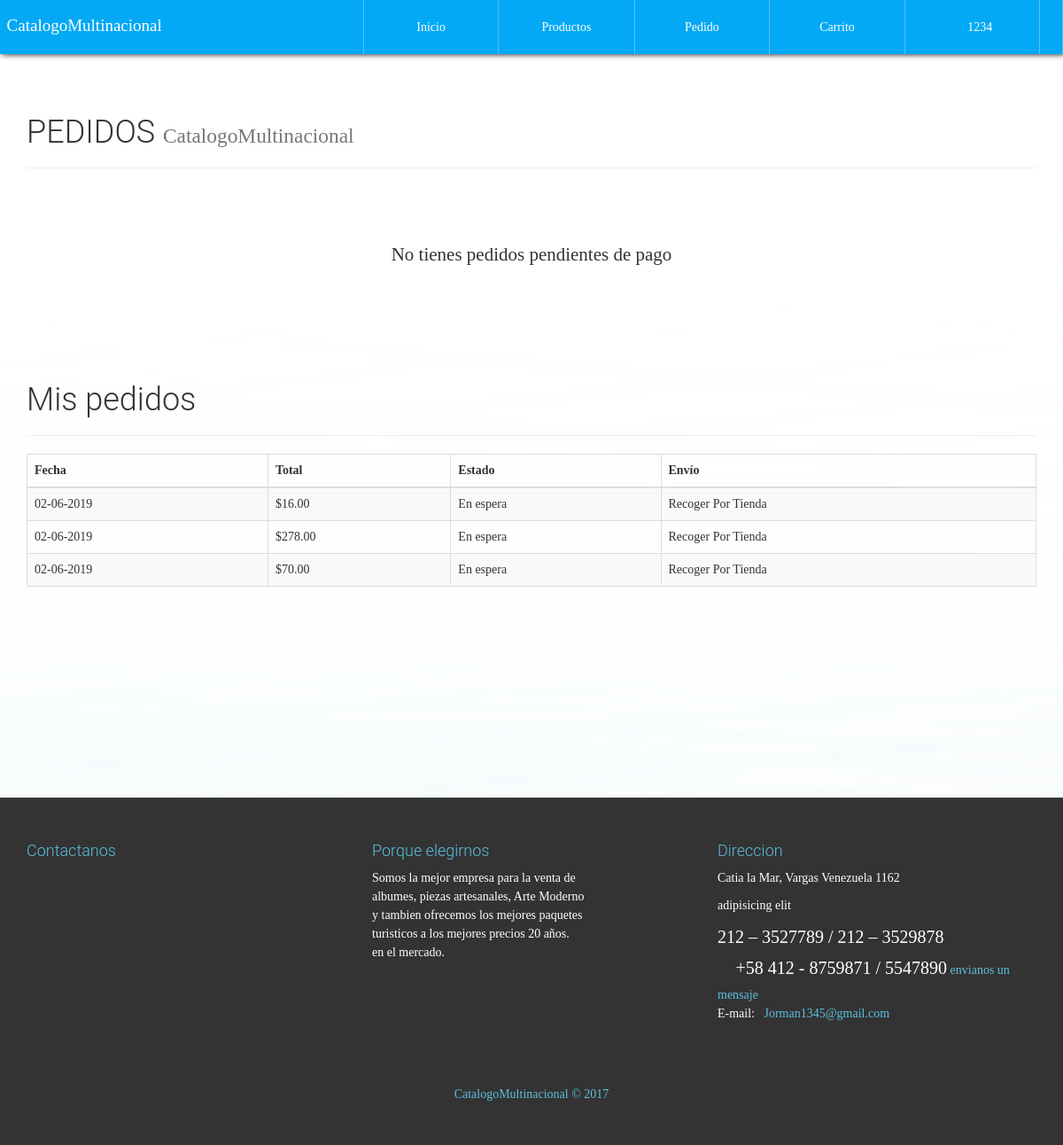
/pedido.php (signed in), run on the app's committed database.
### tables this page shows
CREATE TABLE IF NOT EXISTS `venta` (
  `NumPedido` int(20) NOT NULL AUTO_INCREMENT,
  `Fecha` varchar(150) NOT NULL,
  `NIT` varchar(30) NOT NULL,
  `TotalPagar` decimal(30,2) NOT NULL,
  `Estado` varchar(150) NOT NULL,
  `NumeroDeposito` varchar(50) NOT NULL,
  `TipoEnvio` varchar(37) NOT NULL,
  `Adjunto` varchar(50) NOT NULL,
  PRIMARY KEY (`NumPedido`),
  KEY `NIT` (`NIT`),
  KEY `NIT_2` (`NIT`)
);

### library/consulSQL.php (called while the page is built, shortened)
<?php
class ejecutarSQL {
    public static function conectar(){
        if(!$con=  mysqli_connect(SERVER,USER,PASS,BD)){
            echo "Error en el servidor, verifique sus datos";
        }
        mysqli_set_charset($con, "utf8");
        return $con;
    }
    public static function consultar($query) {
        if (!$consul = mysqli_query(ejecutarSQL::conectar(), $query)) {
            echo 'Error en la consulta SQL ejecutada';
        }
        return $consul;
    }
}

### pedido.php (the view, shortened to what this page needs)
<!DOCTYPE html>
<html lang="es">
<head>
    <?php include './inc/link.php'; ?>
</head>
<body id="container-page-index">
    <?php include './inc/navbar.php'; ?>
    <section id="container-pedido">
        <div class="container">
            <div class="page-header">
              <h1>PEDIDOS <small class="tittles-pages-logo">CatalogoMultinacional</small></h1>
            </div>
            <br><br><br>
            <div class="row">
              <div class="col-xs-12 col-sm-8 col-sm-offset-2">
                <?php
                  require_once "library/consulSQL.php";
                  if($_SESSION['UserType']=="Admin" || $_SESSION['UserType']=="User"){
                    if(isset($_SESSION['carro'])){
                ?>
                      <br><br><br>
                      <div class="container-fluid">
                        <div class="row">
                          <div class="col-xs-10 col-xs-offset-1">
                            <p class="text-center lead">Selecciona un metodo de pago</p>
                            <img class="img-responsive center-all-contens" src="assets/img/credit-card.png">
                            <p class="text-center">
                              <button class="btn btn-lg btn-raised btn-success btn-block" data-toggle="modal" data-target="#PagoModalTran">Transaccion Bancaria</button>
                            </p>
                          </div>
                        </div>
                      </div>
                <?php
                    }else{
                      echo '<p class="text-center lead">No tienes pedidos pendientes de pago</p>';
                    }
                  }else{
                    echo '<p class="text-center lead">Inicia sesión para realizar pedidos</p>';
                  }
                ?>
              </div>
            </div>
        </div>
        <?php
            if($_SESSION['UserType']=="User"){
                $consultaC=ejecutarSQL::consultar("SELECT * FROM venta WHERE NIT='".$_SESSION['UserNIT']."'");
        ?>
            <div class="container" style="margin-top: 70px;">
              <div class="page-header">
                <h1>Mis pedidos</h1>
              </div>
            </div>
        <?php
            if(mysqli_num_rows($consultaC)>=1){
        ?>
                <div class="container">
                    <div class="row">
                        <div class="col-xs-12">
                            <table class="table table-hover table-bordered table-striped">
                                <thead>
                                    <tr>
                                        <th>Fecha</th>
                                        <th>Total</th>
                                        <th>Estado</th>
                                        <th>Envío</th>
                                    </tr>
                                </thead>
                                <tbody>
                                    <?php
                                    while($rw=mysqli_fetch_array($consultaC, MYSQLI_ASSOC)){
                                    ?>
                                        <tr>
                                            <td><?php echo $rw['Fecha']; ?></td>
                                            <td>$<?php echo $rw['TotalPagar']; ?></td>
                                            <td>
                                            <?php
                                              switch ($rw['Estado']) {
                                                case 'Pendiente':
                                                  echo "En espera";
                                                  break;
                                              }
                                            ?>
                                            </td>
                                            <td><?php echo $rw['TipoEnvio']; ?></td>
                                        </tr>
                                    <?php
                                    }
                                    ?>
                                </tbody>
                            </table>
                        </div>
                    </div>
                </div>
        <?php
            }else{
              echo '<p class="text-center lead">No tienes ningun pedido realizado</p>';
            }
        }
        ?>
    </section>
    <?php include './inc/footer.php'; ?>
</body>
</html>

### css/style.css (style rules this page uses)
body { font-family: "FontFamilySPro"; line-height: 1.5; font-size: 1.4em; width: 100%; height: 100%; margin: 0px; padding: 0px; background-position: center center; background-repeat: no-repeat; background-attachment: fixed; background-size: cover; background-color: #fff; }
section { width: 100%; margin: 0px; padding: 90px 0px; }
.tittles-pages-logo { font-family: "FontFamilyLogo"; }
#container-page-index { background-image: url("../assets/img/font-index.JPG"); }
#store, #infoproduct, #container-pedido { background-color: rgba(255,255,255,.97); min-height: 900px; }

### data on the page
venta: Fecha "02-06-2019", TotalPagar "16.00", Estado "En espera", TipoEnvio "Recoger Por Tienda"
venta: Fecha "02-06-2019", TotalPagar "278.00", Estado "En espera", TipoEnvio "Recoger Por Tienda"
venta: Fecha "02-06-2019", TotalPagar "70.00", Estado "En espera", TipoEnvio "Recoger Por Tienda"

### other printed values
$_SESSION['nombreUser'] "1234"
